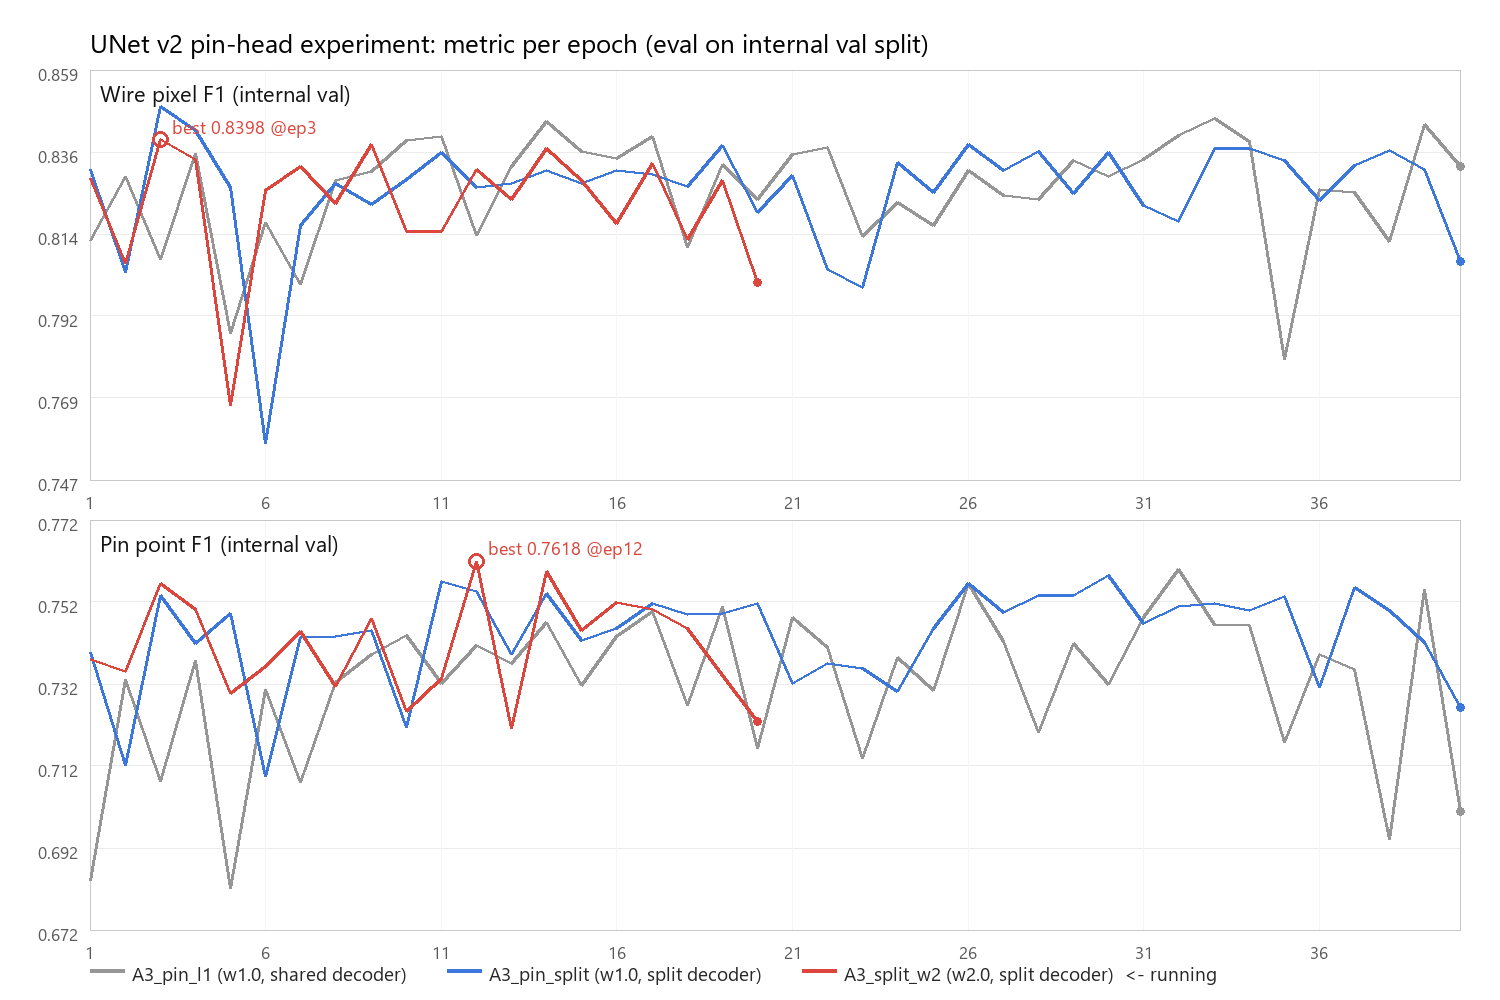

Write Python code to recreate this figure.
"""Noise band + paired delta stats, then a Pillow chart of the three A3 curves."""
from __future__ import annotations

import json
from pathlib import Path

import pandas as pd
from PIL import Image, ImageDraw, ImageFont

RUNS = Path(r"D:/pcb_unet_v2/runs")
RUNS_OF_INTEREST = ["A3_pin_l1", "A3_pin_split", "A3_split_w2"]


def load(run: str) -> pd.DataFrame:
    rows = [json.loads(l) for l in (RUNS / run / "epochs.jsonl").read_text(encoding="utf-8").splitlines() if l.strip()]
    return pd.DataFrame(rows).sort_values("epoch").reset_index(drop=True)


frames = {r: load(r) for r in RUNS_OF_INTEREST}

print("noise band (std of epoch-to-epoch metric) over epochs 5..20")
for r, d in frames.items():
    w = d["wire_pixel_f1"].iloc[4:20]
    p = d["pin_point_f1"].iloc[4:20]
    c = d["composite"].iloc[4:20]
    print(f"  {r:<14} wire std={w.std(ddof=1):.4f} range={w.max()-w.min():.4f} | "
          f"pin std={p.std(ddof=1):.4f} range={p.max()-p.min():.4f} | comp std={c.std(ddof=1):.4f}")

a = frames["A3_split_w2"]
b = frames["A3_pin_split"].head(len(a))
dw = (a["wire_pixel_f1"] - b["wire_pixel_f1"])
dp = (a["pin_point_f1"] - b["pin_point_f1"])
dc = (a["composite"] - b["composite"])
print("\npaired per-epoch delta  A3_split_w2 minus A3_pin_split (same epochs 1..%d)" % len(a))
print(f"  wire delta mean={dw.mean():+.4f} std={dw.std(ddof=1):.4f}  wins={int((dw>0).sum())}/{len(dw)}")
print(f"  pin  delta mean={dp.mean():+.4f} std={dp.std(ddof=1):.4f}  wins={int((dp>0).sum())}/{len(dp)}")
print(f"  comp delta mean={dc.mean():+.4f} std={dc.std(ddof=1):.4f}  wins={int((dc>0).sum())}/{len(dc)}")
# how many epochs the peak beats the ep3 wire value in split_w2
d = a
print(f"\nA3_split_w2: epochs beating ep3 wire 0.8398 = {int((d['wire_pixel_f1'] > 0.8398).sum())}")
print(f"A3_split_w2: epochs beating ep14 comp 0.7983 = {int((d['composite'] > 0.7983).sum())}")

# ---------------- chart ----------------
def font(size: int):
    for p in (r"C:\Windows\Fonts\segoeui.ttf", r"C:\Windows\Fonts\arial.ttf"):
        try:
            return ImageFont.truetype(p, size)
        except OSError:
            continue
    return ImageFont.load_default()

W, H = 1500, 1000
pad_l, pad_r, pad_t, pad_b = 90, 40, 70, 70
img = Image.new("RGB", (W, H), "white")
dr = ImageDraw.Draw(img)
colors = {"A3_pin_l1": (150, 150, 150), "A3_pin_split": (60, 120, 220), "A3_split_w2": (220, 70, 60)}
labels = {"A3_pin_l1": "A3_pin_l1 (w1.0, shared decoder)",
          "A3_pin_split": "A3_pin_split (w1.0, split decoder)",
          "A3_split_w2": "A3_split_w2 (w2.0, split decoder)  <- running"}

panels = [("wire_pixel_f1", "Wire pixel F1 (internal val)"), ("pin_point_f1", "Pin point F1 (internal val)")]
panel_h = (H - pad_t - pad_b - 40) // 2
max_ep = 40
for pi, (key, title) in enumerate(panels):
    top = pad_t + pi * (panel_h + 40)
    bot = top + panel_h
    vals = [v for d in frames.values() for v in d[key]]
    lo, hi = min(vals) - 0.01, max(vals) + 0.01
    def y(v):
        return bot - (v - lo) / (hi - lo) * (bot - top)
    def x(e):
        return pad_l + (e - 1) / (max_ep - 1) * (W - pad_l - pad_r)
    # grid
    for gv in [lo + (hi - lo) * i / 5 for i in range(6)]:
        dr.line([(pad_l, y(gv)), (W - pad_r, y(gv))], fill=(235, 235, 235), width=1)
        dr.text((pad_l - 12, y(gv) - 8), f"{gv:.3f}", fill=(90, 90, 90), font=font(17), anchor="ra")
    for e in range(1, max_ep + 1, 5):
        dr.line([(x(e), top), (x(e), bot)], fill=(245, 245, 245), width=1)
        dr.text((x(e), bot + 10), str(e), fill=(90, 90, 90), font=font(17), anchor="ma")
    dr.rectangle([pad_l, top, W - pad_r, bot], outline=(200, 200, 200))
    dr.text((pad_l + 10, top + 8), title, fill=(20, 20, 20), font=font(22))
    for r, d in frames.items():
        pts = [(x(int(e)), y(v)) for e, v in zip(d["epoch"], d[key])]
        dr.line(pts, fill=colors[r], width=3)
        dr.ellipse([pts[-1][0] - 4, pts[-1][1] - 4, pts[-1][0] + 4, pts[-1][1] + 4], fill=colors[r])
    # mark best point of split_w2
    d = frames["A3_split_w2"]
    i = d[key].idxmax()
    bx, by = x(int(d["epoch"][i])), y(d[key][i])
    dr.ellipse([bx - 8, by - 8, bx + 8, by + 8], outline=(220, 70, 60), width=3)
    dr.text((bx + 12, by - 26), f"best {d[key][i]:.4f} @ep{int(d['epoch'][i])}", fill=(220, 70, 60), font=font(18))

dr.text((pad_l, 24), "UNet v2 pin-head experiment: metric per epoch (eval on internal val split)", fill=(0, 0, 0), font=font(26))
lx = pad_l
for r in frames:
    dr.line([(lx, H - 30), (lx + 34, H - 30)], fill=colors[r], width=4)
    dr.text((lx + 42, H - 40), labels[r], fill=(40, 40, 40), font=font(19))
    lx += 42 + int(dr.textlength(labels[r], font=font(19))) + 40

out = Path(__file__).with_name("unet_trend_chart.png")
img.save(out)
print("\nwrote", out)
